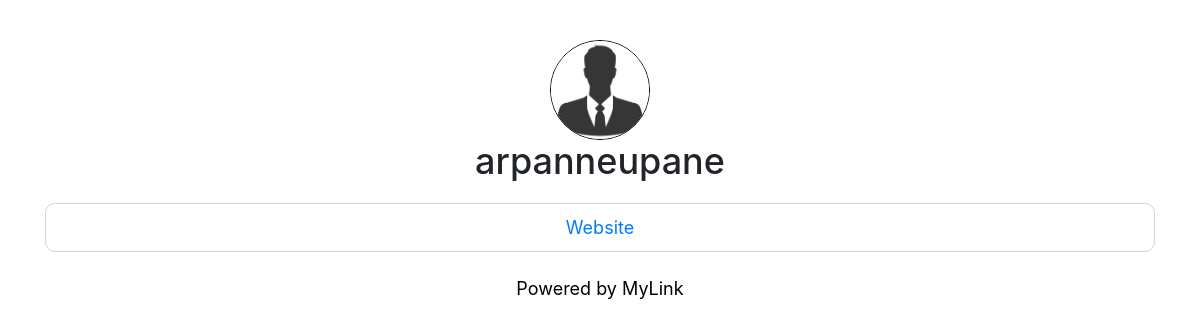
The page /arpanneupane on the database as committed earlier.
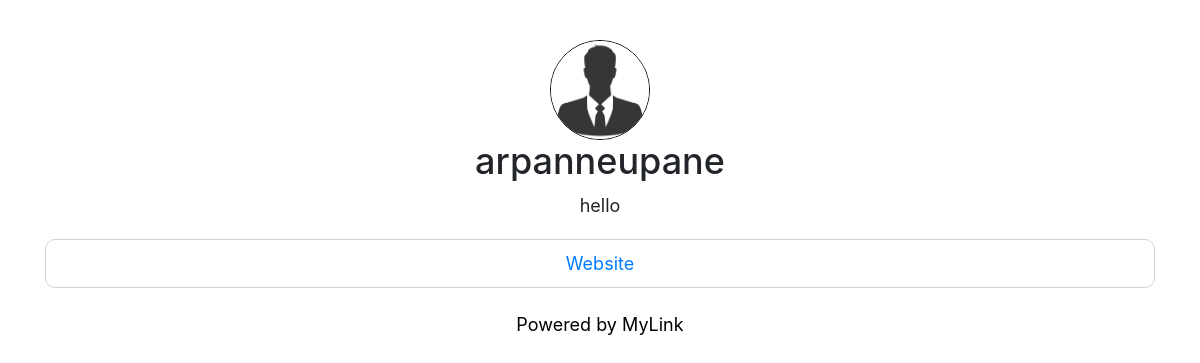
The same page on the database as committed later.
### app.py (models this page shows)
class User(db.Model, UserMixin):
    id = db.Column(db.Integer, primary_key=True)
    username = db.Column(db.String(15), unique=True, nullable=False)
    email = db.Column(db.String(50), unique=True, nullable=False)
    password = db.Column(db.String(80), nullable=False)
    bio = db.Column(db.String(300))
    profile_picture = db.Column(
        db.String(20), nullable=False, default='default.jpg')
    links = db.relationship('Link', backref='owner', lazy='dynamic')

class Link(db.Model):
    id = db.Column(db.Integer, primary_key=True)
    link = db.Column(db.String(100), nullable=False)
    link_name = db.Column(db.String(50), nullable=False)
    user_id = db.Column(db.Integer, db.ForeignKey('user.id'), nullable=False)

### app.py (the view)
@app.route('/<username>')
def view_site(username):
    user = User.query.filter_by(username=username).first_or_404()
    links = Link.query.filter_by(owner=user).all()
    return render_template('pages/site.html', title=user.username, user=user, links=links)

### templates/pages/site.html (shortened to what this page needs)
<!doctype html>
<html lang="en">
<head>
    <link rel="stylesheet" href="https://stackpath.bootstrapcdn.com/bootstrap/4.3.1/css/bootstrap.min.css"
>
</head>
<body>
    <div class="container">
        <div class="user">
            <img class='profile-picture' src="../../static/profile_pics/{{user.profile_picture}}">
            <h2>{{user.username}}</h2>
            {% if user.bio == None %}
            <p>No bio yet.</p>
            {% else %}
            <p>{{user.bio}}</p>
            {% endif %}
            <div class="links">
                {% for link in links %}
                <div class="link">
                    <a href="http://{{link.link}}" target="__blank">{{link.link_name}}</a>
                </div>
                {% endfor %}
            </div>
        </div>
        <footer>
            Powered by MyLink
        </footer>
    </div>
</body>
</html>

### templates/pages/site.html (style rules this page uses)
* { margin: 0; padding: 0; font-size: large; }
.link>a { text-decoration: none; }
.profile-picture { width: 100px; object-fit: contain; border: 1px solid black; border-radius: 50%; }
.container { display: flex; flex-direction: column; justify-content: center; margin-top: 40px; }
.user { text-align: center; }
.links { margin-top: 20px; display: flex; flex-direction: column; justify-content: center; }
.link { padding: 10px; border: 1px solid lightgray; margin-bottom: 20px; border-radius: 10px; }
footer { display: flex; padding: 3px; color: black; justify-content: center; }

Rows that differ between the two databases and show on the page:
changed User "arpanneupane": bio (not shown) → "hello"
